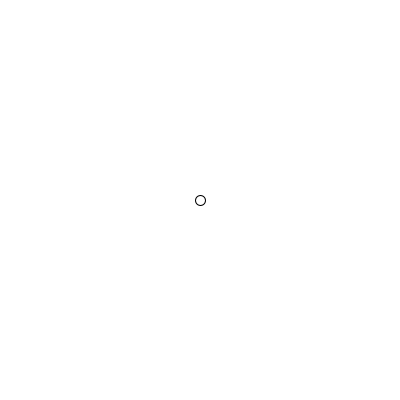
Frame 1 (no input)
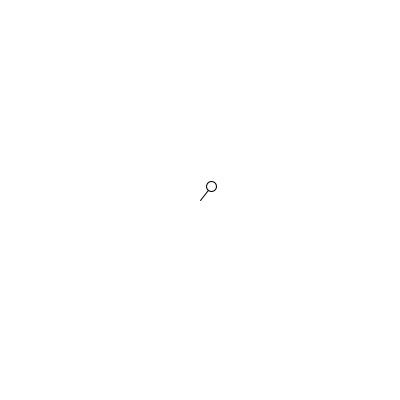
Frame 60 (the mouse pressed at the canvas centre just before this capture)
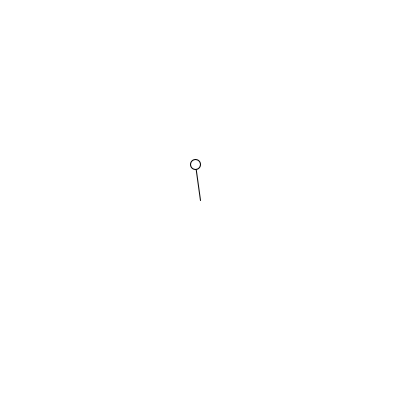
Frame 120 (the mouse held since frame 60 and released just before this capture)

The Processing sketch that drew these frames (run headless with seeded random() and noise(); from frame 60 on, the mouse is pressed at the canvas centre):

// Processing sketch: polar
// ── polar.pde
/**
 * An animation of a circle travelling along the graph of the polar equation
 * `r = theta`.
 */

float theta;
final float THETA_DELTA = 0.3;

void setup(){
	size(400, 400);
	theta = 0;
}

void draw(){
	background(255);
	theta += THETA_DELTA;
	translate(width / 2, height / 2);
	float x = cos(theta) * theta;
	float y = sin(theta) * theta;
	line(0, 0, x, y);
	ellipse(x, y, 10, 10);
}
